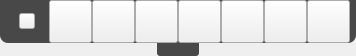
<?xml version="1.0" encoding="UTF-8"?>
<ui version="4.0">
 <class>VHDesktopSharingUI</class>
 <widget class="QWidget" name="VHDesktopSharingUI">
  <property name="geometry">
   <rect>
    <x>0</x>
    <y>0</y>
    <width>356</width>
    <height>56</height>
   </rect>
  </property>
  <property name="minimumSize">
   <size>
    <width>356</width>
    <height>0</height>
   </size>
  </property>
  <property name="maximumSize">
   <size>
    <width>356</width>
    <height>16777215</height>
   </size>
  </property>
  <property name="windowTitle">
   <string>Form</string>
  </property>
  <property name="styleSheet">
   <string notr="true"/>
  </property>
  <layout class="QVBoxLayout" name="verticalLayout">
   <property name="spacing">
    <number>0</number>
   </property>
   <property name="leftMargin">
    <number>0</number>
   </property>
   <property name="topMargin">
    <number>0</number>
   </property>
   <property name="rightMargin">
    <number>0</number>
   </property>
   <property name="bottomMargin">
    <number>0</number>
   </property>
   <item>
    <widget class="QWidget" name="widgetTop" native="true">
     <property name="minimumSize">
      <size>
       <width>0</width>
       <height>43</height>
      </size>
     </property>
     <property name="maximumSize">
      <size>
       <width>16777215</width>
       <height>43</height>
      </size>
     </property>
     <property name="styleSheet">
      <string notr="true">#widgetTop
{
background-color: rgba(0, 0, 0, 178);
border 1px solid; 

border-bottom-left-radius:8px;
border-bottom-right-radius:8px;
}</string>
     </property>
     <layout class="QHBoxLayout" name="horizontalLayout">
      <property name="spacing">
       <number>0</number>
      </property>
      <property name="leftMargin">
       <number>0</number>
      </property>
      <property name="topMargin">
       <number>0</number>
      </property>
      <property name="rightMargin">
       <number>0</number>
      </property>
      <property name="bottomMargin">
       <number>0</number>
      </property>
      <item>
       <spacer name="horizontalSpacer">
        <property name="orientation">
         <enum>Qt::Horizontal</enum>
        </property>
        <property name="sizeHint" stdset="0">
         <size>
          <width>40</width>
          <height>20</height>
         </size>
        </property>
       </spacer>
      </item>
      <item>
       <widget class="QWidget" name="widget" native="true">
        <property name="minimumSize">
         <size>
          <width>43</width>
          <height>43</height>
         </size>
        </property>
        <property name="maximumSize">
         <size>
          <width>43</width>
          <height>43</height>
         </size>
        </property>
        <property name="styleSheet">
         <string notr="true"/>
        </property>
        <layout class="QHBoxLayout" name="horizontalLayout_2">
         <item>
          <widget class="QPushButton" name="pushButton_netState">
           <property name="minimumSize">
            <size>
             <width>16</width>
             <height>16</height>
            </size>
           </property>
           <property name="maximumSize">
            <size>
             <width>16</width>
             <height>16</height>
            </size>
           </property>
           <property name="styleSheet">
            <string notr="true">border-image: url(:/check/images/device_check/icon_net_h.png);</string>
           </property>
           <property name="text">
            <string/>
           </property>
          </widget>
         </item>
        </layout>
       </widget>
      </item>
      <item>
       <widget class="QPushButton" name="tBtnLive">
        <property name="minimumSize">
         <size>
          <width>43</width>
          <height>43</height>
         </size>
        </property>
        <property name="maximumSize">
         <size>
          <width>43</width>
          <height>43</height>
         </size>
        </property>
        <property name="styleSheet">
         <string notr="true"/>
        </property>
        <property name="text">
         <string/>
        </property>
       </widget>
      </item>
      <item>
       <widget class="QPushButton" name="tBtnCamera">
        <property name="minimumSize">
         <size>
          <width>43</width>
          <height>43</height>
         </size>
        </property>
        <property name="maximumSize">
         <size>
          <width>43</width>
          <height>43</height>
         </size>
        </property>
        <property name="styleSheet">
         <string notr="true"/>
        </property>
        <property name="text">
         <string/>
        </property>
       </widget>
      </item>
      <item>
       <widget class="QPushButton" name="tBtnMic">
        <property name="minimumSize">
         <size>
          <width>43</width>
          <height>43</height>
         </size>
        </property>
        <property name="maximumSize">
         <size>
          <width>43</width>
          <height>43</height>
         </size>
        </property>
        <property name="styleSheet">
         <string notr="true">border-image: url(:/button/images/desk_top_mic_5.png);</string>
        </property>
        <property name="text">
         <string/>
        </property>
       </widget>
      </item>
      <item>
       <widget class="QPushButton" name="tBtnQuikTool">
        <property name="minimumSize">
         <size>
          <width>43</width>
          <height>43</height>
         </size>
        </property>
        <property name="maximumSize">
         <size>
          <width>43</width>
          <height>43</height>
         </size>
        </property>
        <property name="text">
         <string/>
        </property>
       </widget>
      </item>
      <item>
       <widget class="QPushButton" name="tBtnSetting">
        <property name="minimumSize">
         <size>
          <width>43</width>
          <height>43</height>
         </size>
        </property>
        <property name="maximumSize">
         <size>
          <width>43</width>
          <height>43</height>
         </size>
        </property>
        <property name="styleSheet">
         <string notr="true"/>
        </property>
        <property name="text">
         <string/>
        </property>
       </widget>
      </item>
      <item>
       <widget class="QPushButton" name="pushButton_shareSelect">
        <property name="minimumSize">
         <size>
          <width>43</width>
          <height>43</height>
         </size>
        </property>
        <property name="maximumSize">
         <size>
          <width>43</width>
          <height>43</height>
         </size>
        </property>
        <property name="styleSheet">
         <string notr="true">
QPushButton#pushButton_shareSelect{
border-image: url(:/desktopSharing/img/desktopSharing/share_select.png);
}

QPushButton#pushButton_shareSelect:hover{
border-image: url(:/desktopSharing/img/desktopSharing/share_select_hover.png);
}
</string>
        </property>
        <property name="text">
         <string/>
        </property>
       </widget>
      </item>
      <item>
       <widget class="QPushButton" name="tBtnStopSharing">
        <property name="minimumSize">
         <size>
          <width>43</width>
          <height>43</height>
         </size>
        </property>
        <property name="maximumSize">
         <size>
          <width>43</width>
          <height>43</height>
         </size>
        </property>
        <property name="text">
         <string/>
        </property>
       </widget>
      </item>
      <item>
       <spacer name="horizontalSpacer_2">
        <property name="orientation">
         <enum>Qt::Horizontal</enum>
        </property>
        <property name="sizeHint" stdset="0">
         <size>
          <width>40</width>
          <height>20</height>
         </size>
        </property>
       </spacer>
      </item>
     </layout>
    </widget>
   </item>
   <item>
    <widget class="QWidget" name="widget_bottom" native="true">
     <property name="minimumSize">
      <size>
       <width>0</width>
       <height>13</height>
      </size>
     </property>
     <property name="maximumSize">
      <size>
       <width>16777215</width>
       <height>13</height>
      </size>
     </property>
     <property name="styleSheet">
      <string notr="true"/>
     </property>
     <layout class="QGridLayout" name="layout_bottom">
      <property name="leftMargin">
       <number>0</number>
      </property>
      <property name="topMargin">
       <number>0</number>
      </property>
      <property name="rightMargin">
       <number>0</number>
      </property>
      <property name="bottomMargin">
       <number>0</number>
      </property>
      <property name="spacing">
       <number>0</number>
      </property>
      <item row="1" column="1">
       <widget class="QLabel" name="label_2">
        <property name="sizePolicy">
         <sizepolicy hsizetype="Expanding" vsizetype="Preferred">
          <horstretch>0</horstretch>
          <verstretch>0</verstretch>
         </sizepolicy>
        </property>
        <property name="minimumSize">
         <size>
          <width>0</width>
          <height>2</height>
         </size>
        </property>
        <property name="maximumSize">
         <size>
          <width>16777215</width>
          <height>2</height>
         </size>
        </property>
        <property name="text">
         <string/>
        </property>
       </widget>
      </item>
      <item row="1" column="2">
       <widget class="QPushButton" name="btnEx">
        <property name="minimumSize">
         <size>
          <width>42</width>
          <height>13</height>
         </size>
        </property>
        <property name="maximumSize">
         <size>
          <width>42</width>
          <height>13</height>
         </size>
        </property>
        <property name="mouseTracking">
         <bool>false</bool>
        </property>
        <property name="styleSheet">
         <string notr="true">QPushButton
{
font-family: &quot;iconfont&quot;;
font:6px;
color: rgb(255, 255, 255);
background-color: rgba(0, 0, 0, 178);
border-bottom-left-radius:3px;
border-bottom-right-radius:3px;

}

QPushButton:hover
{
color: rgb(255, 255, 255);
background-color: #FC5659;
border:1px solid #FC5659;
}

</string>
        </property>
        <property name="text">
         <string/>
        </property>
        <property name="autoDefault">
         <bool>false</bool>
        </property>
        <property name="default">
         <bool>false</bool>
        </property>
        <property name="flat">
         <bool>false</bool>
        </property>
       </widget>
      </item>
      <item row="1" column="3">
       <widget class="QLabel" name="label">
        <property name="sizePolicy">
         <sizepolicy hsizetype="Expanding" vsizetype="Preferred">
          <horstretch>0</horstretch>
          <verstretch>0</verstretch>
         </sizepolicy>
        </property>
        <property name="minimumSize">
         <size>
          <width>0</width>
          <height>2</height>
         </size>
        </property>
        <property name="maximumSize">
         <size>
          <width>16777215</width>
          <height>2</height>
         </size>
        </property>
        <property name="text">
         <string/>
        </property>
       </widget>
      </item>
     </layout>
    </widget>
   </item>
  </layout>
 </widget>
 <resources>
  <include location="../../VhallLive/project/VhallLive.qrc"/>
  <include location="../Project/MainUI.qrc"/>
 </resources>
 <connections/>
</ui>
